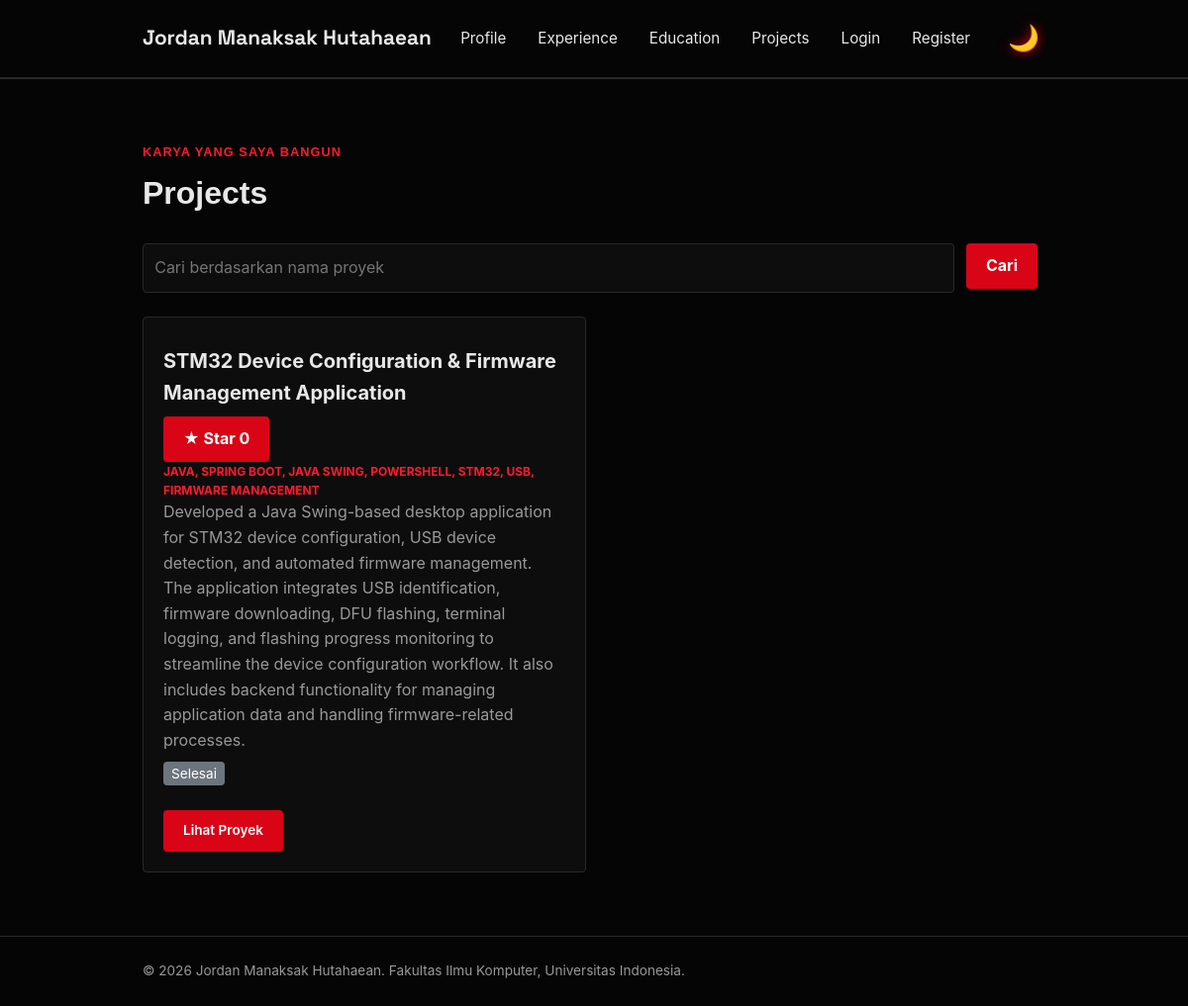
/projects/, run on the app's committed database.
### main/models.py (models this page shows, shortened)
class Project(models.Model):
    id = models.UUIDField(primary_key=True, default=uuid.uuid4, editable=False)
    title = models.CharField(max_length=255)
    description = models.TextField()
    tech_stack = models.CharField(max_length=255)
    project_url = models.URLField(blank=True)
    project_image_url = models.URLField(blank=True, max_length=500)
    started_at = models.DateTimeField(null=True, blank=True)
    ended_at = models.DateTimeField(null=True, blank=True)
    starred_by = models.ManyToManyField(User, related_name="starred_projects", blank=True)
    @property
    def is_ongoing(self):
        return self.ended_at is None

### main/views.py (the view)
# urls.py: path("projects/", show_projects, name="show_projects"),
def show_projects(request):
    json_response = get_projects_json(request)
    projects = serializers.deserialize(
        "json",
        json_response.content.decode("utf-8"),
    )
    projects = [project.object for project in projects]
    title_query = request.GET.get("title", "").strip()
    context = {
        "name": "Jordan Manaksak Hutahaean",
        "project_list": projects,
        "title_query": title_query,
        "is_editor": is_editor(request.user),
    }
    return render(request, "project.html", context)

### main/views.py (called while the page is built)
def get_projects_json(request):
    title_query = request.GET.get("title", "").strip()
    projects = Project.objects.all()
    if title_query:
        projects = projects.filter(title__icontains=title_query)
    projects_json = serializers.serialize("json", projects, use_natural_foreign_keys=True)
    return HttpResponse(projects_json, content_type="application/json")

def is_editor(user):
    return user.is_authenticated and user.groups.filter(name="Editor").exists()

### templates/project.html (shortened to what this page needs)
{% extends "base.html" %}
{% block content %}
    <main>
        <section class="experience-section" id="experience">
            <div class="container">
                <p class="section-kicker">Karya yang saya bangun</p>
                <div class="project-header">
                    <h1>Projects</h1>
                </div>
                <form method="get"
                      action="{% url 'main:show_projects' %}"
                      class="project-search">
                    <input type="search"
                           name="title"
                           value="{{ title_query }}"
                           placeholder="Cari berdasarkan nama proyek"
                           class="project-search__input"
                           aria-label="Cari berdasarkan nama proyek">
                    <button type="submit" class="button">Cari</button>
                </form>
                <div class="experience-grid project-grid">
                    {% for project in project_list %}
                        <article class="experience-card">
                            <h2>{{ project.title }}</h2>
                            {% include "components/project_star.html" with project=project %}
                            <span class="experience-category">{{ project.tech_stack }}</span>
                            <p class="experience-description">{{ project.description }}</p>
                            <div class="project-status" style="margin: 8px 0;">
                                {% if project.is_ongoing %}
                                    <span class="badge" style="background-color: #28a745; color: white; padding: 4px 8px; border-radius: 4px; font-size: 0.85rem;">
                                        Sedang Berlangsung
                                    </span>
                                {% else %}
                                    <span class="badge" style="background-color: #6c757d; color: white; padding: 4px 8px; border-radius: 4px; font-size: 0.85rem;">
                                        Selesai
                                    </span>
                                {% endif %}
                            </div>
                            <div class="project-card-actions">
                                <div class="project-actions">
                                    {% if project.project_url %}
                                        <a href="{{ project.project_url }}" class="button">Lihat Proyek</a>
                                    {% endif %}
                                </div>
                            </div>
                        </article>
                    {% empty %}
                        {% if title_query %}
                            <p class="empty-state">Tidak ada proyek dengan nama tersebut.</p>
                        {% else %}
                            <p class="empty-state">Belum ada proyek yang ditambahkan.</p>
                        {% endif %}
                    {% endfor %}
                </div>
            </div>
        </section>
    </main>
{% endblock content %}

### templates/components/project_star.html (shortened to what this page needs)
<form method="post" action="{% url 'main:toggle_star_for_projects' project.id %}" class="star-form">
    <button type="submit"
            class="button button-star{% if user in project.starred_by.all %} is-starred{% endif %}"
            title="{% if project.starred_by.all %}Dibintangi oleh {{ project.starred_by.all|join:', ' }}{% else %}Jadilah yang pertama memberi star{% endif %}">
        <span aria-hidden="true">★</span>
        {% if user in project.starred_by.all %}Unstar{% else %}Star{% endif %}
        <span class="star-count">{{ project.starred_by.count }}</span>
    </button>
</form>

### static/css/style.css (style rules this page uses)
* { margin: 0; padding: 0; box-sizing: border-box; }
:root { --ink: #e8e8e8; --paper: #050505; --accent: #d90416; --accent-dark: #ff1a2e; --line: #292929; --text-muted: #999999; --card: #0d0d0d; --radius: 4px; --glow: rgba(217, 4, 22, 0.4); }
body { font-family: -apple-system, "Rajdhani", Roboto, Helvetica, Arial, sans-serif; color: var(--ink); background-color: var(--paper); line-height: 1.6; transition: background-color 0.3s ease, color 0.3s ease; }
h1, .brand { font-family: "Space Grotesk", -apple-system, sans-serif; }
.container { max-width: 960px; margin: 0 auto; padding: 0 1.5rem; }
.experience-section { padding: 4rem 0; border-top: 1px solid var(--line); }
.section-kicker { color: var(--accent-dark); font-family: "Orbitron", sans-serif; font-size: 0.8rem; font-weight: 700; letter-spacing: 0.08em; text-transform: uppercase; }
.experience-section h1 { margin: 0.4rem 0 1.5rem; font-family: "Orbitron", sans-serif; font-size: 2rem; }
.experience-grid { display: grid; grid-template-columns: repeat(auto-fit, minmax(240px, 1fr)); gap: 1rem; }
.experience-card { padding: 1.25rem; background-color: var(--card); border: 1px solid var(--line); border-radius: var(--radius); transition: transform 0.3s ease, border-color 0.3s ease, box-shadow 0.3s ease, background-color 0.3s ease; }
.experience-category { color: var(--accent-dark); font-size: 0.75rem; font-weight: 700; text-transform: uppercase; }
.experience-card h2 { margin: 0.5rem 0; font-size: 1.25rem; }
.experience-description, .empty-state { color: var(--text-muted); }
.button { display: inline-block; height: fit-content; border: 0; border-radius: var(--radius); padding: 0.65rem 1.25rem; background: var(--accent); color: #ffffff; cursor: pointer; font: inherit; font-weight: 700; text-decoration: none; transition: all 0.2s ease; margin-right: 0.5rem; }
.project-header { width: 100%; display: flex; justify-content: space-between; align-items: center; gap: 1rem; margin-bottom: 1.5rem; }
.project-grid { display: grid; grid-template-columns: repeat(2, minmax(0, 1fr)); gap: 1rem; }
.project-grid .experience-card { display: flex; flex-direction: column; }
.project-header h1 { margin-bottom: 0; }
.project-search { display: flex; gap: 0.75rem; margin-bottom: 1.5rem; }
.project-search__input { width: 100%; min-width: 0; padding: 0.7rem; border: 1px solid var(--line); border-radius: var(--radius); background: var(--card); color: var(--ink); font: inherit; transition: background-color 0.3s ease, color 0.3s ease; }
.project-actions { display: flex; align-items: center; flex-wrap: wrap; gap: 10px; margin-top: 1rem; }
.project-actions .button { font-size: 0.85rem; font-weight: 600; }
.project-card-actions { display: flex; flex-direction: column; margin-top: auto; }

### data on the page
Project: title "STM32 Device Configuration & Firmware Management Application", shows "Star", starred_by.count "0", tech_stack "JAVA, SPRING BOOT, JAVA SWING, POWERSHELL, STM32, USB, FIRMWARE MANAGEMENT", description "Developed a Java Swing-based desktop application for STM32 device configuration, USB device detection, and automated firmware management. The application integrates USB identification, firmware downloading, DFU flashing, terminal logging, and flashing progress monitoring to streamline the device configuration workflow. It also includes backend functionality for managing application data and handling firmware-related processes.", shows "Selesai"

### other printed values
{{ name }} "Jordan Manaksak Hutahaean"
